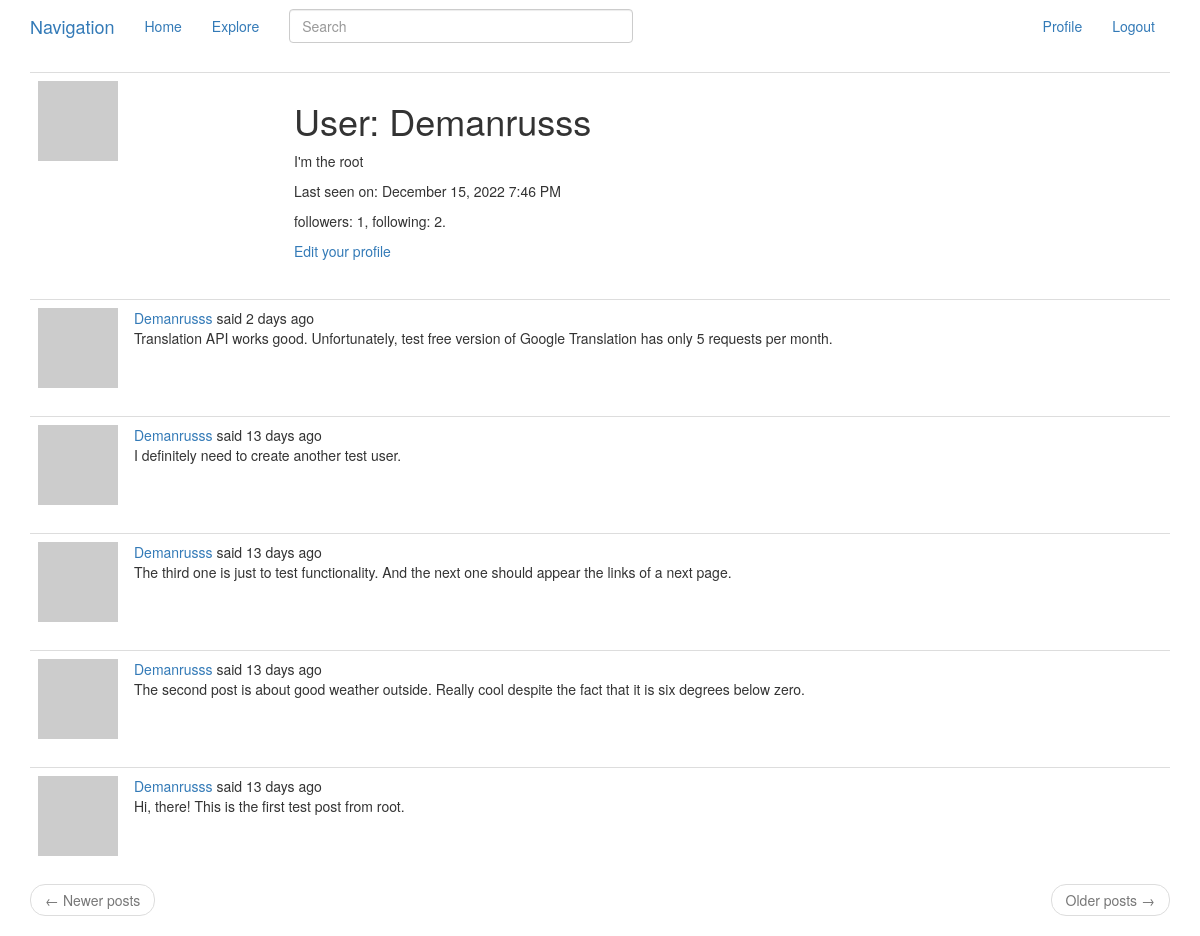
The app's page /user/Demanrusss (signed in), older data.
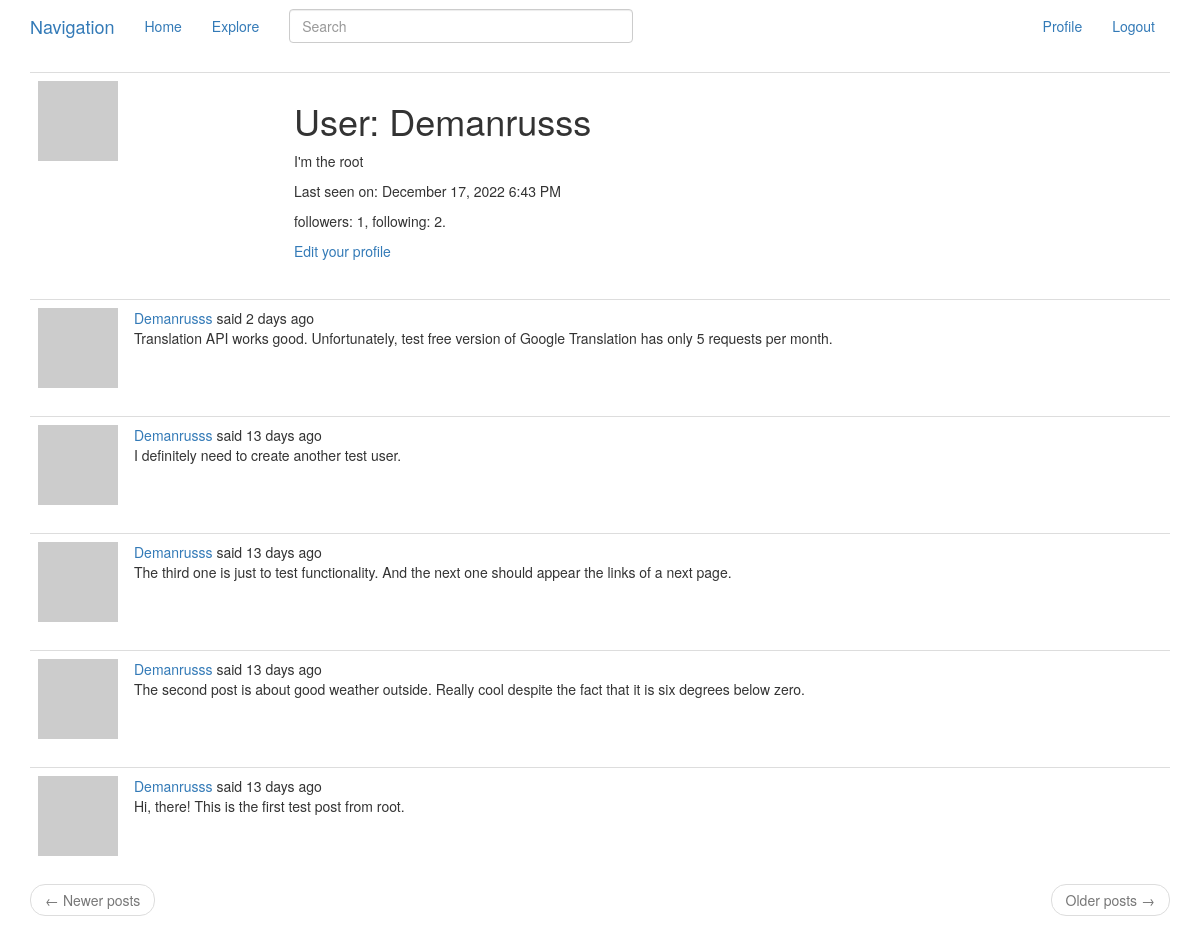
The same page, newer data.
### app/models.py (models this page shows, shortened)
class User(UserMixin, db.Model):
    id = db.Column(db.Integer, primary_key = True)
    username = db.Column(db.String(64), index = True, unique = True)
    email = db.Column(db.String(120), index = True, unique = True)
    password_hash = db.Column(db.String(128))
    posts = db.relationship('Post', backref = 'author', lazy = 'dynamic')
    about_me = db.Column(db.String(140))
    last_seen = db.Column(db.DateTime, default = datetime.utcnow)
    followed = db.relationship('User',
                               secondary = followers,
                               primaryjoin = (followers.c.follower_id == id),
                               secondaryjoin = (followers.c.followed_id == id),
                               backref = db.backref('followers', lazy = 'dynamic'),
                               lazy = 'dynamic')
    def avatar(self, size):
        digest = md5(self.email.lower().encode('utf-8')).hexdigest()
        return 'https://www.gravatar.com/avatar/{}?d=robohash&s={}'.format(digest, size)

class SearchableMixin(object):
    @classmethod
    def before_commit(cls, session):
        session._changes = {
            'add': list(session.new),
            'update': list(session.dirty),
            'delete': list(session.deleted)
        }
    @classmethod
    def after_commit(cls, session):
        for obj in session._changes['add']:
            if isinstance(obj, SearchableMixin):
                add_to_index(obj.__tablename__, obj)
        for obj in session._changes['update']:
            if isinstance(obj, SearchableMixin):
                add_to_index(obj.__tablename__, obj)
        for obj in session._changes['delete']:
            if isinstance(obj, SearchableMixin):
                remove_from_index(obj.__tablename__, obj)
        session._changes = None

class Post(SearchableMixin, db.Model):
    __searchable__ = ['body']
    id = db.Column(db.Integer, primary_key = True)
    body = db.Column(db.String(140))
    timestamp = db.Column(db.DateTime, index = True, default = datetime.utcnow)
    user_id = db.Column(db.Integer, db.ForeignKey('user.id'))
    language = db.Column(db.String(8))

### app/routes.py (the view)
@app.route('/user/<username>')
@login_required
def user(username):
    user = User.query.filter_by(username = username).first_or_404()
    page = request.args.get('page', 1, type = int)
    posts = user.posts.order_by(Post.timestamp.desc())\
        .paginate(page = page, per_page = app.config['POSTS_PER_PAGE'], error_out = False)
    next_page = url_for('user', username = user.username, page = posts.next_num) \
        if posts.has_next else None
    prev_page = url_for('user', username = user.username, page = posts.prev_num) \
        if posts.has_prev else None
    form = EmptyForm()
    return render_template('user.html', user = user, posts = posts.items,
                           next_page = next_page, prev_page = prev_page, form = form)

### app/forms.py
class SearchForm(FlaskForm):
    q = StringField(_('Search'), validators = [DataRequired()])
    def __init__(self, *args, **kwargs):
        if 'formdata' not in kwargs:
            kwargs['formdata'] = request.args
        if 'csrf_enabled' not in kwargs:
            kwargs['csrf_enabled'] = False
        super(SearchForm, self).__init__(*args, **kwargs)

class EmptyForm(FlaskForm):
    submit = SubmitField('Submit')

### app/models.py (called while the page is built)
@login.user_loader
def load_user(id):
    return User.query.get(int(id))

### app/routes.py (called while the page is built)
@app.before_request
def before_request():
    if current_user.is_authenticated:
        current_user.last_seen = datetime.utcnow()
        db.session.commit()
        g.search_form = SearchForm()
    g.locale = str(get_locale())

### app/templates/user.html
{% extends "_layout.html" %}
{% block app_content %}
    <table class="table table-hover">
        <tr>
            <td width="256px">
                <img src="{{ user.avatar(256) }}">
            </td>
            <td>
                <h1>{{ _('User') }}: {{ user.username }}</h1>
                {% if user.about_me %}
                <p>{{ user.about_me }}</p>
                {% endif %}
                {% if user.last_seen %}
                <p>{{ _('Last seen on') }}: {{ moment(user.last_seen).format('LLL') }}</p>
                {% endif %}
                <p>
                    {{ _('followers') }}: {{ user.followers.count() }}, {{ _('following') }}: {{ user.followed.count() }}.
                </p>
                {% if user == current_user %}
                <p>
                    <a href="{{ url_for('edit_profile') }}">{{ _('Edit your profile') }}</a>
                </p>
                {% elif not current_user.is_following(user) %}
                <form action="{{ url_for('follow', username = user.username) }}" method="post">
                    {{ form.hidden_tag() }}
                    {{ form.submit(value = _('Follow'), class_ = 'btn btn-default') }}
                </form>
                {% else %}
                <form action="{{ url_for('unfollow', username = user.username) }}" method="post">
                    {{ form.hidden_tag() }}
                    {{ form.submit(value = _('Unfollow'), class_ = 'btn btn-default') }}
                </form>
                {% endif %}
            </td>
        </tr>
    </table>
    {% for post in posts %}
        {% include '_post.html' %}
    {% endfor %}
    <nav aria-label="...">
        <ul class="pager">
            <li class="previous{% if not prev_url %} disabled{% endif %}">
                <a href="{{ prev_url or '#' }}">
                    <span aria-hidden="true">&larr;</span> {{ _('Newer posts') }}
                </a>
            </li>
            <li class="next{% if not next_url %} disabled{% endif %}">
                <a href="{{ next_url or '#' }}">
                    {{ _('Older posts') }} <span aria-hidden="true">&rarr;</span>
                </a>
            </li>
        </ul>
    </nav>
{% endblock %}

### app/templates/_layout.html (shortened to what this page needs)
{% extends "bootstrap/base.html" %}
{% block navbar %}
    <nav class="navbar">
        <div class="container">
            <div class="navbar-header">
                <a class="navbar-brand" href="{{ url_for('index') }}">{{ _('Navigation') }}</a>
            </div>
            <div class="collapse navbar-collapse" id="bs-example-navbar-collapse-1">
                <ul class="nav navbar-nav">
                    <li><a href="{{ url_for('index') }}">{{ _('Home') }}</a></li>
                    <li><a href="{{ url_for('explore') }}">{{ _('Explore') }}</a></li>
                </ul>
                {% if g.search_form %}
                <form class="navbar-form navbar-left" method="get" action="{{ url_for('search') }}">
                    <div class="form-group">
                        {{ g.search_form.q(size=40, class='form-control', placeholder=g.search_form.q.label.text) }}
                    </div>
                </form>
                {% endif %}
                <ul class="nav navbar-nav navbar-right">
                    {% if current_user.is_anonymous %}
                    <li><a href="{{ url_for('login') }}">{{ _('Login') }}</a></li>
                    {% else %}
                    <li><a href="{{ url_for('user', username = current_user.username) }}">{{ _('Profile') }}</a></li>
                    <li><a href="{{ url_for('logout') }}">{{ _('Logout') }}</a></li>
                    {% endif %}
                </ul>
            </div>
        </div>
    </nav>
{% endblock %}
{% block content %}
    <div class="container">
        {% block app_content %}
        {% endblock %}
    </div>
{% endblock %}

### app/templates/_post.html (shortened to what this page needs)
<table class="table table-hover">
    <tr>
        <td width="70px">
            <a href="{{ url_for('user', username = post.author.username) }}">
                <img src="{{ post.author.avatar(70) }}" />
            </a>
        </td>
        <td>
            {{ _('%(username)s said %(when)s', username = link_of_user, when = moment(post.timestamp).fromNow()) }}
            <br>
            <span id="post{{ post.id }}">
                {{ post.body }}
            </span>
        </td>
    </tr>
</table>

Row changes from the older to the newer data that the page shows:
changed User "Demanrusss": last_seen "December 15, 2022 7:46 PM" → "December 17, 2022 6:43 PM"
